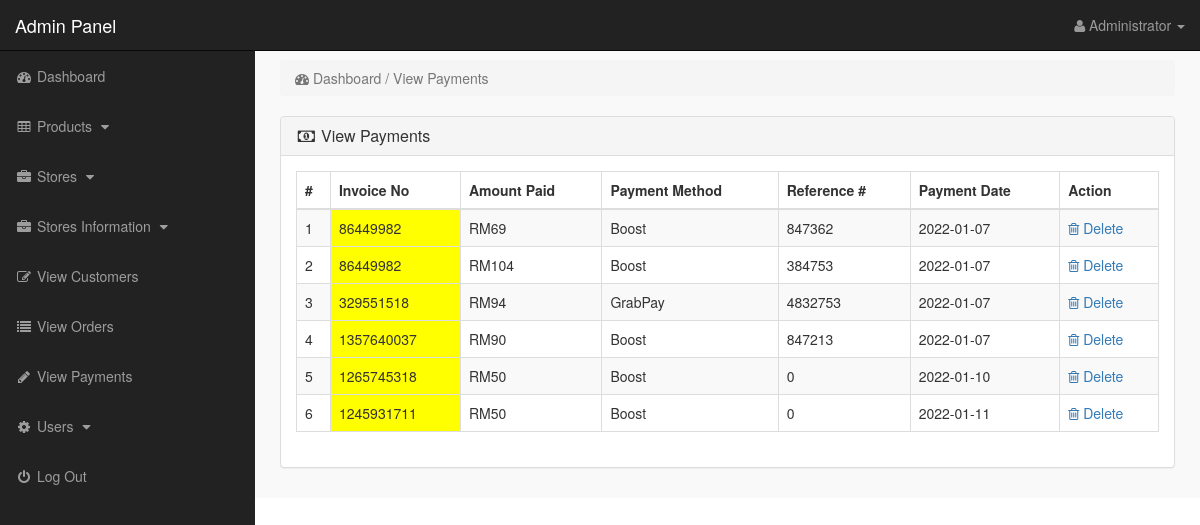
The app's page /admin_area/index.php?view_payments (signed in) with its own data.
### tables this page shows
CREATE TABLE `payments` (
  `payment_id` int(10) NOT NULL,
  `invoice_no` int(10) NOT NULL,
  `amount` int(10) NOT NULL,
  `payment_mode` text NOT NULL,
  `ref_no` int(10) NOT NULL,
  `code` int(10) NOT NULL,
  `payment_date` date NOT NULL
);

### admin_area/view_payments.php (the view)
<?php
if(!isset($_SESSION['admin_email'])){
echo "<script>window.open('login.php','_self')</script>";
}
else {
?>
<div class="row">
<div class="col-lg-12">
<ol class="breadcrumb">
<li class="active">
<i class="fa fa-dashboard"></i> Dashboard / View Payments
</li>
</ol>
</div>
</div>
<div class="row">
<div class="col-lg-12">
<div class="panel panel-default">
<div class="panel-heading">
<h3 class="panel-title">
<i class="fa fa-money fa-fw"> </i> View Payments
</h3>
</div>
<div class="panel-body">
<div class="table-responsive">
<table class="table table-hover table-bordered table-striped">
<thead>
<tr>
<th>#</th>
<th>Invoice No</th>
<th>Amount Paid</th>
<th>Payment Method</th>
<th>Reference #</th>
<th>Payment Date</th>
<th>Action</th>
</tr>
</thead>
<tbody>
<?php
$i = 0;
$get_payments = "select * from payments";
$run_payments = mysqli_query($con,$get_payments);
while($row_payments = mysqli_fetch_array($run_payments)){
$payment_id = $row_payments['payment_id'];
$invoice_no = $row_payments['invoice_no'];
$amount = $row_payments['amount'];
$payment_mode = $row_payments['payment_mode'];
$ref_no = $row_payments['ref_no'];
$payment_date = $row_payments['payment_date'];
$i++;
?>
<tr>
<td><?php echo $i; ?></td>
<td bgcolor="yellow" ><?php echo $invoice_no; ?></td>
<td>RM<?php echo $amount; ?></td>
<td><?php echo $payment_mode; ?></td>
<td><?php echo $ref_no; ?></td>
<td><?php echo $payment_date; ?></td>
<td>
<a href="index.php?payment_delete=<?php echo $payment_id; ?>" >
<i class="fa fa-trash-o" ></i> Delete
</a>
</td>
</tr>
<?php } ?>
</tbody>
</table>
</div>
</div>
</div>
</div>
</div>
<?php } ?>

### admin_area/includes/sidebar.php (shortened to what this page needs)
<?php
if(!isset($_SESSION['admin_email'])){
echo "<script>window.open('login.php','_self')</script>";
}
else {
?>
<nav class="navbar navbar-inverse navbar-fixed-top" >
<div class="navbar-header" >
<a class="navbar-brand" href="index.php?dashboard" >Admin Panel</a>
</div>
<ul class="nav navbar-right top-nav" >
<li class="dropdown" >
<a href="#" class="dropdown-toggle" data-toggle="dropdown" >
<i class="fa fa-user" ></i>
<?php echo $admin_name; ?> <b class="caret" ></b>
</a>
</li>
</ul>
<div class="collapse navbar-collapse navbar-ex1-collapse">
<ul class="nav navbar-nav side-nav">
<li>
<a href="index.php?dashboard">
<i class="fa fa-fw fa-dashboard"></i> Dashboard
</a>
</li>
<li>
<a href="#" data-toggle="collapse" data-target="#products">
<i class="fa fa-fw fa-table"></i> Products
<i class="fa fa-fw fa-caret-down"></i>
</a>
</li>
<li>
<a href="#" data-toggle="collapse" data-target="#manufacturers">
<i class="fa fa-fw fa-briefcase"></i> Stores
<i class="fa fa-fw fa-caret-down"></i>
</a>
</li>
<li>
<a href="#" data-toggle="collapse" data-target="#store">
<i class="fa fa-fw fa-briefcase"></i> Stores Information
<i class="fa fa-fw fa-caret-down"></i>
</a>
</li>
<li>
<a href="index.php?view_customers">
<i class="fa fa-fw fa-edit"></i> View Customers
</a>
</li>
<li>
<a href="index.php?view_orders">
<i class="fa fa-fw fa-list"></i> View Orders
</a>
</li>
<li>
<a href="index.php?view_payments">
<i class="fa fa-fw fa-pencil"></i> View Payments
</a>
</li>
<li>
<a href="#" data-toggle="collapse" data-target="#users">
<i class="fa fa-fw fa-gear"></i> Users
<i class="fa fa-fw fa-caret-down"></i>
</a>
</li>
<li>
<a href="logout.php">
<i class="fa fa-fw fa-power-off"></i> Log Out
</a>
</li>
</ul>
</div>
</nav>
<?php } ?>

### admin_area/css/style.css (style rules this page uses)
body { margin-top:100px; }
@media (min-width: 768px) { body { margin-top:50px; } }
.top-nav { padding:0 15px; }
.top-nav>li { display:inline-block; float:left; }
.top-nav>li>a { padding-top:15px; padding-bottom:15px; line-height:20px; color:#999; }
@media (min-width: 768px) { .side-nav { position:fixed; top:51px; width:255px; border-radius:0; overflow-y:auto; background-color: #222; bottom:0; overflow-x:hidden; padding-bottom:40px; } }
@media (min-width: 768px) { .side-nav>li>a { width:255px; } }
.panel-body { border-radius:5px; }

### records on screen
payments: invoice_no "86449982", amount "69", payment_mode "Boost", ref_no "847362", payment_date "2022-01-07"
payments: invoice_no "86449982", amount "104", payment_mode "Boost", ref_no "384753", payment_date "2022-01-07"
payments: invoice_no "329551518", amount "94", payment_mode "GrabPay", ref_no "4832753", payment_date "2022-01-07"
payments: invoice_no "1357640037", amount "90", payment_mode "Boost", ref_no "847213", payment_date "2022-01-07"
payments: invoice_no "1265745318", amount "50", payment_mode "Boost", ref_no "0", payment_date "2022-01-10"
payments: invoice_no "1245931711", amount "50", payment_mode "Boost", ref_no "0", payment_date "2022-01-11"

### other values on screen
$admin_name "Administrator"
